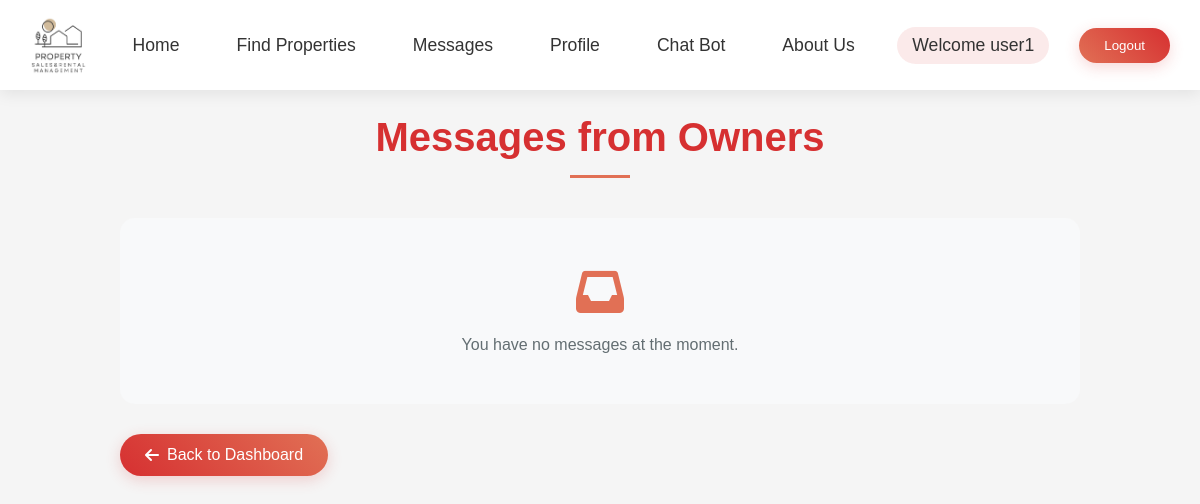
/messages/ (signed in), run on an earlier commit of the app's database.
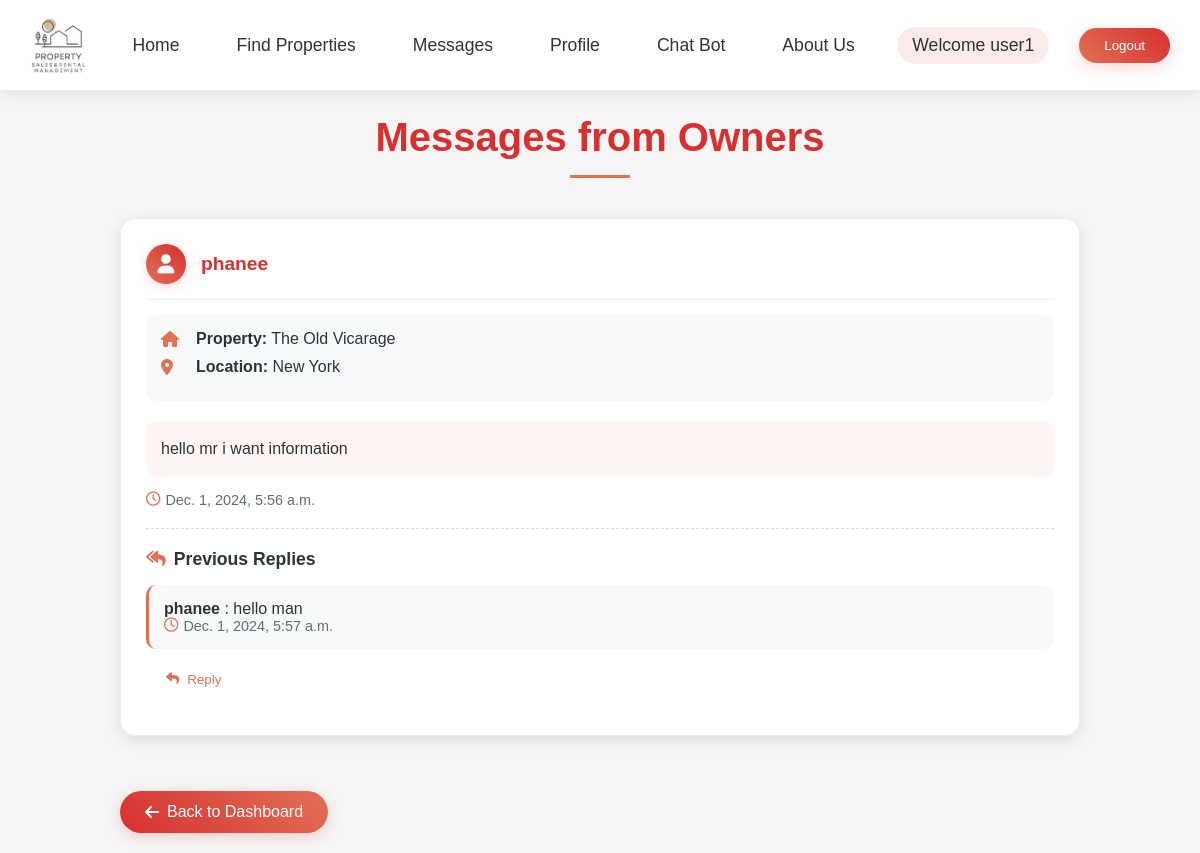
And on a later commit of the database.
### ownerapp/models.py (models this page shows, shortened)
class Message(models.Model):
    tenant = models.ForeignKey(User, on_delete=models.CASCADE, related_name='sent_messages')
    owner = models.ForeignKey(User, on_delete=models.CASCADE)
    property = models.ForeignKey('Property', on_delete=models.CASCADE, null=True, blank=True)
    content = models.TextField()
    timestamp = models.DateTimeField(auto_now_add=True)

class Property(models.Model):
    PROPERTY_TYPE_CHOICES = [
        ('Rent', 'Rent'),
        ('Sale', 'Sale'),
    ]
    title = models.CharField(max_length=200)
    image = models.ImageField(upload_to='property_images/')
    image_2 = models.ImageField(upload_to='property_images/', blank=True, null=True)
    image_3 = models.ImageField(upload_to='property_images/', blank=True, null=True)
    overview = models.TextField(max_length=100)
    location = models.CharField(max_length=200)
    address = models.TextField(max_length=300, blank=True, null=True)  # New address field
    property_type = models.CharField(max_length=10, choices=PROPERTY_TYPE_CHOICES, default='Rent')
    price = models.DecimalField(max_digits=10, decimal_places=2)
    description = models.TextField()
    size = models.PositiveIntegerField()  # Property size in square feet
    bedrooms = models.PositiveIntegerField()
    bathrooms = models.PositiveIntegerField()
    parking = models.CharField(max_length=20)  # Available / Not Available
    year_built = models.PositiveIntegerField()
    flooring_type = models.CharField(max_length=100)
    owner_name = models.CharField(max_length=100, default='Unknown Owner')
    email = models.EmailField()
    phone = models.CharField(max_length=15)
    occupancy_status = models.CharField(max_length=20, default='Available')
    owner = models.ForeignKey(User, on_delete=models.CASCADE, related_name='properties', default=1)

class Reply(models.Model):
    message = models.ForeignKey(Message, related_name='replies', on_delete=models.CASCADE)
    owner = models.ForeignKey(User, on_delete=models.CASCADE, null=True, blank=True)  # Owner replying
    tenant = models.ForeignKey(User, on_delete=models.CASCADE, null=True, blank=True, related_name='tenant_replies')  # Tenant replying
    content = models.TextField()
    timestamp = models.DateTimeField(auto_now_add=True)

### tenentapp/views.py (the view)
# urls.py: path('messages/', views.tenant_messages, name='tenant_messages'),
@login_required
def tenant_messages(request):
    tenant_messages = Message.objects.filter(tenant=request.user).order_by('-timestamp')  # assuming tenant is logged in
    return render(request, 'tenentapp/messages.html', {'tenant_messages': tenant_messages})

### templates/tenentApp/messages.html (shortened to what this page needs)
{% load static %}
<html lang="en">
<head>
    <link rel="stylesheet" href="https://cdnjs.cloudflare.com/ajax/libs/font-awesome/6.0.0/css/all.min.css">
    <link rel="stylesheet" href="{% static 'css/adminApp/homepage.css' %}">
</head>
<body>
    {% include 'Navbar/tenentNavBar.html' %}
    <div class="messages-container">
        <h1 class="messages-header">Messages from Owners</h1>
        {% if tenant_messages %}
            <div class="messages-list">
                {% for message in tenant_messages %}
                    <div class="message-card" data-index="{{ forloop.counter0 }}">
                        <div class="sender-info">
                            <div class="sender-avatar">
                                <i class="fas fa-user"></i>
                            </div>
                            <h5 class="sender-name">{{ message.owner.username }}</h5>
                        </div>
                        <div class="property-info">
                            <div class="info-item">
                                <i class="fas fa-home"></i>
                                <span><strong>Property:</strong> {{ message.property.title }}</span>
                            </div>
                            <div class="info-item">
                                <i class="fas fa-map-marker-alt"></i>
                                <span><strong>Location:</strong> {{ message.property.location }}</span>
                            </div>
                        </div>
                        <div class="message-content">
                            {{ message.content }}
                        </div>
                        <div class="timestamp">
                            <i class="far fa-clock"></i>
                            {{ message.timestamp }}
                        </div>
                        {% if message.replies.all %}
                            <div class="replies-section">
                                <h6 class="replies-header">
                                    <i class="fas fa-reply-all"></i>
                                    Previous Replies
                                </h6>
                                {% for reply in message.replies.all %}
                                    <div class="reply-item">
                                        <strong>
                                            {% if reply.owner %}
                                                {{ reply.owner.username }}
                                            {% elif reply.tenant %}
                                                {{ reply.tenant.username }}
                                            {% else %}
                                                Anonymous
                                            {% endif %}
                                        </strong>:
                                        {{ reply.content }}
                                        <div class="timestamp">
                                            <i class="far fa-clock"></i>
                                            {{ reply.timestamp }}
                                        </div>
                                    </div>
                                {% endfor %}
                            </div>
                        {% endif %}
                        <button class="reply-btn" onclick="toggleReplyForm({{ message.id }})">
                            <i class="fas fa-reply"></i>
                            Reply
                        </button>
                    </div>
                {% endfor %}
            </div>
        {% else %}
            <div class="no-messages">
                <i class="fas fa-inbox fa-3x"></i>
                <p>You have no messages at the moment.</p>
            </div>
        {% endif %}
        <a href="{% url 'tenentapp:tenenthomepage' %}" class="back-btn">
            <i class="fas fa-arrow-left"></i>
            Back to Dashboard
        </a>
    </div>
</body>
</html>

What changed in the data, as far as the page shows it:
added Message: owner.username "phanee", property "The Old Vicarage", property.location "New York", content "hello mr i want information", timestamp "Dec. 1, 2024, 5:56 a.m."
added Reply: owner.username "phanee", content "hello man", timestamp "Dec. 1, 2024, 5:57 a.m."
Also different on the page:
text no longer shown: "You have no messages at the moment."
